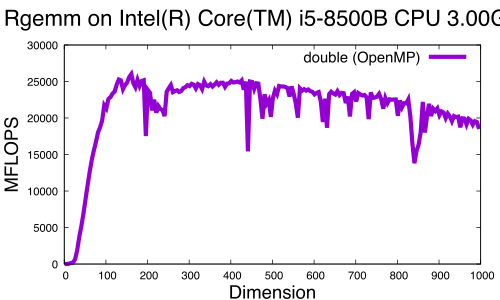

Write gnuplot code to recreate this figure.
set xlabel font "Helvetica,20"
set ylabel font "Helvetica,20"
set key font "Helvetica,16"
set title font "Helvetica,24"
set title "Rgemm on Intel(R) Core(TM) i5-8500B CPU @ 3.00GHz "
set xlabel "Dimension"
set ylabel "MFLOPS"
#set terminal postscript eps color enhanced
set terminal pdf

plot \
"log.Rgemm.double_opt"	    using 1:4 title 'double (OpenMP)'        with lines linewidth 6
